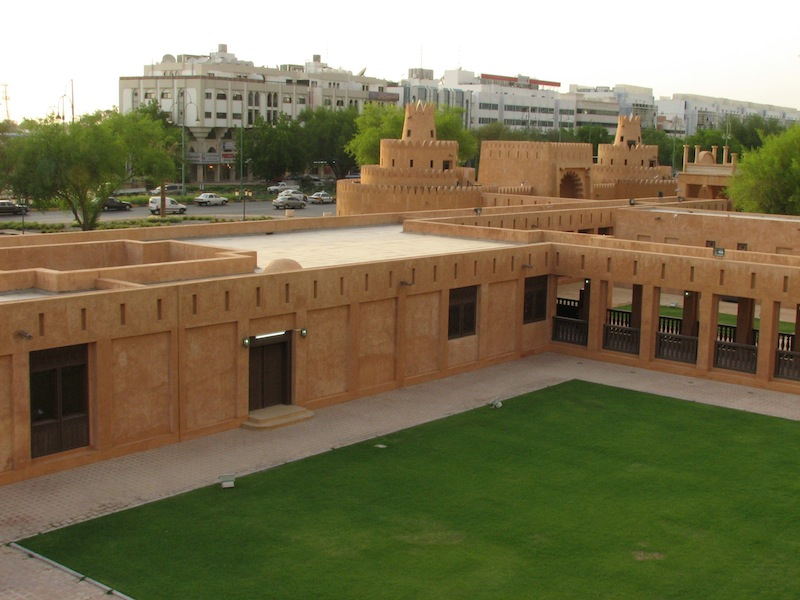
#> input picture static_files/assignments/hw2/resources/al_ain/Image1.jpg, 800 x 600 px, found by its file name
$ jupyter execute --allow-errors hw2.ipynb   (shell and % lines are left out)
#> lines starting #> are read from the running program, lines starting #| are printed output that depends on the picture
### static_files/assignments/hw2/utils.py
import numpy as np

# Functions to convert points to homogeneous coordinates and back
pad = lambda x: np.hstack([x, np.ones((x.shape[0], 1))])
unpad = lambda x: x[:,:-1]

def plot_matches(ax, image1, image2, keypoints1, keypoints2, matches,
                 keypoints_color='k', matches_color=None, only_matches=False):
    """Plot matched features.
    Parameters
    ----------
    ax : matplotlib.axes.Axes
        Matches and image are drawn in this ax.
    image1 : (N, M [, 3]) array
        First grayscale or color image.
    image2 : (N, M [, 3]) array
        Second grayscale or color image.
    keypoints1 : (K1, 2) array
        First keypoint coordinates as ``(row, col)``.
    keypoints2 : (K2, 2) array
        Second keypoint coordinates as ``(row, col)``.
    matches : (Q, 2) array
        Indices of corresponding matches in first and second set of
        descriptors, where ``matches[:, 0]`` denote the indices in the first
        and ``matches[:, 1]`` the indices in the second set of descriptors.
    keypoints_color : matplotlib color, optional
        Color for keypoint locations.
    matches_color : matplotlib color, optional
        Color for lines which connect keypoint matches. By default the
        color is chosen randomly.
    only_matches : bool, optional
        Whether to only plot matches and not plot the keypoint locations.
    """

    image1.astype(np.float32)
    image2.astype(np.float32)

    new_shape1 = list(image1.shape)
    new_shape2 = list(image2.shape)

    if image1.shape[0] < image2.shape[0]:
        new_shape1[0] = image2.shape[0]
    elif image1.shape[0] > image2.shape[0]:
        new_shape2[0] = image1.shape[0]

    if image1.shape[1] < image2.shape[1]:
        new_shape1[1] = image2.shape[1]
    elif image1.shape[1] > image2.shape[1]:
        new_shape2[1] = image1.shape[1]

    if new_shape1 != image1.shape:
        new_image1 = np.zeros(new_shape1, dtype=image1.dtype)
        new_image1[:image1.shape[0], :image1.shape[1]] = image1
        image1 = new_image1

    if new_shape2 != image2.shape:
        new_image2 = np.zeros(new_shape2, dtype=image2.dtype)
        new_image2[:image2.shape[0], :image2.shape[1]] = image2
        image2 = new_image2

    image = np.concatenate([image1, image2], axis=1)

    offset = image1.shape

    if not only_matches:
        ax.scatter(keypoints1[:, 1], keypoints1[:, 0],
                   facecolors='none', edgecolors=keypoints_color)
        ax.scatter(keypoints2[:, 1] + offset[1], keypoints2[:, 0],
                   facecolors='none', edgecolors=keypoints_color)

    ax.imshow(image, interpolation='nearest', cmap='gray')
    ax.axis((0, 2 * offset[1], offset[0], 0))

    for i in range(matches.shape[0]):
        idx1 = matches[i, 0]
        idx2 = matches[i, 1]

        if matches_color is None:
            color = np.random.rand(3)
        else:
            color = matches_color

        ax.plot((keypoints1[idx1, 1], keypoints2[idx2, 1] + offset[1]),
                (keypoints1[idx1, 0], keypoints2[idx2, 0]),'-', color=color)


# [79 lines left out: function plot_matches_cv2, not called in this run]

### static_files/assignments/hw2/panorama.py
import math
import numpy as np
import random

from utils import pad, unpad

'''
 !!!!!!!!!!!!!!!!!!!!!!!!!!!!!!!!!!!!!!!!!!!!!!!!!!!!!!!!!
 !!! NE MODIFIEZ PAS LE CODE EN DEHORS DES BLOCS TODO. !!!
 !!!  L'EVALUATEUR AUTOMATIQUE SERA TRES MECHANT AVEC  !!!
 !!!            VOUS SI VOUS LE FAITES !               !!!
 !!!!!!!!!!!!!!!!!!!!!!!!!!!!!!!!!!!!!!!!!!!!!!!!!!!!!!!!!
'''

def fit_transform_matrix(p0, p1):
    """ Calcul la matrice de transformation H tel que p0 * H.T = p1

    Indication importante :
        Vous pouvez utiliser la fonction "np.linalg.lstsq" ou
        la fonction "np.linalg.svd" pour résoudre le problème.

    Entrées :
        p0 : un tableau numpy de dimension (M, 2) contenant
             les coordonnées des points à transformer
        p1 : un tableau numpy de dimension (M, 2) contenant
             les coordonnées des points destination

             Chaque coordonnée [x,y] dans p0 ou p1 indique
             la position d'un point-clé [col, ligne] dans
             l'image associée. C-à-d.  p0[i,:] = [x_i, y_i]
             et  p1[j,:] = [x'_j, y'_j]

    Sortie :
        H  : Tableau numpy de dimension (3,3) représentant la
             matrice de transformation d'homographie.
    """

    assert (p1.shape[0] == p0.shape[0]),\
        'Nombre différent de points en p1 et p2'

    H = None

    #TODO 1 : Calculez la matrice de transformation H.
    # TODO-BLOC-DEBUT
    raise NotImplementedError("TODO 1 : dans panorama.py non implémenté")
    # TODO-BLOC-FIN

    return H

def ransac(keypoints1, keypoints2, matches, n_iters=500, threshold=1):
    """
    Utilisez RANSAC pour trouver une transformation projective robuste

        1. Sélectionnez un ensemble aléatoire de correspondances
        2. Calculez la matrice de transformation H
        3. Calculez les bonnes correspondances (inliers)
        4. Gardez le plus grand ensemble de bonnes correspondances
        5. En final, recalculez la matrice de transformation H sur
           tout l'ensemble des bonnes correspondances

    Entrées :
        keypoints1 -- matrice M1 x 2, chaque rangée contient les coordonnées
                      d'un point-clé (x_i,y_i) dans image1
        keypoints2 -- matrice M2 x 2, chaque rangée contient les coordonnées
                      d'un point-clé (x'_i,y'_i) dans image2
        matches  -- matrice N x 2, chaque rangée représente une correspondance
                    [indice_dans_keypoints1, indice_dans_keypoints2]
        n_iters -- le nombre d'itérations à effectuer pour RANSAC
        threshold -- le seuil pour sélectionner des bonnes correspondances

    Sorties :
        H -- une estimation robuste de la matrice de transformation H
        matches[max_inliers] -- matrice (max_inliers x 2) des bonnes correspondances
    """
    # indices des bonnes correspondances dans le tableau 'matches'
    max_inliers = []

    # matrice de transformation Homographique
    H = None

    # Initialisation du générateur de nombres aléatoires
    # fixé le seed pour pouvoir comparer le résultat retourné par
    # cette fonction par rapport à la solution référence
    random.seed(131)

    #TODO 2 : Implémentez ici la méthode RANSAC pour trouver une transformation robuste
    # entre deux images image1 et image2.
    # TODO-BLOC-DEBUT
    raise NotImplementedError("TODO 2 : dans panorama.py non implémenté")
    # TODO-BLOC-FIN

    return H, matches[max_inliers]


# [222 lines left out: functions get_output_space, warp_image, naive_fusion, fusion, stitch_multiple_images, not called in this run]

### static_files/assignments/hw2.ipynb
# Devoir 3 &mdash; Images Panoramiques
**Échéance : 18 mars 2026**
<br><br>

## Récupération des fichiers dans Colab

[cell 1]
#
# Exécutez cette cellule pour préparer votre environnement Colab.
#

## Initialisation du bloc-notes

[cell 2]
from __future__ import print_function

# Setup
import numpy as np
import matplotlib.pyplot as plt

plt.rcParams['figure.figsize'] = (15, 12) # set default size of plots
plt.rcParams['image.interpolation'] = 'nearest'
plt.rcParams['image.cmap'] = 'gray'

# configurer Numpy pour afficher trois decimals après la virgule
#np.set_printoptions(formatter={'float': lambda x: "{0:0.3f}".format(x)})
np.set_printoptions(precision=3)

# pour le rechargement automatique des modules externes

## données références pour validation des TODOs
#> (the rest of this cell did not finish here and is left out)

## 1. Description

L'assemblage d'images en panorama est un très grand succès de la Vision Par Ordinateur. Matthew Brown et David G. Lowe ont publié un célèbre [article](https://drive.google.com/file/d/1qB54hR4TS_7But2KKkvuk6jTV1uWg8Tf/view?usp=sharing) sur cette technique en 2007. Depuis lors, cette technologie a été largement adoptée dans de nombreuses applications telles que "**Google Street View**" et les prises d'images panoramiques sur les smartphones.

Dans ce devoir, vous allez implémenter une solution pour combiner une série d'images se chevauchant en une seule image panoramique. La détection des points-clés dans les images et un appariement initial est déjà fourni dans le code de démarrage (usage de fonctions ORB de OpenCV).

Dans un premier temps, vous implémenterez le code qui calcule la matrice de transformation homographique entre deux images à partir de paires de correnspondance de points-clés. Ensuite, vous coderez une fonction pour séparer les bonnes correspondances (inliers) des mauvaises (outliers) selon le principe de l'algorithme [RANdom SAmple Consensus - RANSAC](https://en.wikipedia.org/wiki/Random_sample_consensus). Cela permetra l'alignement automatiquement des images de façpn robuste (positions relatives les unes par rapport aux autres ainsi que le calcul des zones de chevauchements de celles-ci). En troisième étape, afin d'appliquer les opérations de projections des images en un panorama, vous coderez l'algorithme de projection bilineaire inverse discuté en [cours](). Enfin, les images résultantes devraient être fusionnées en un seul panorama homogène (suppression des effets de bord dans l'image finale).

Pour résumer, les étapes requises pour créer un panorama sont enumérées ci-dessous. Celles que vous devez implémenter dans ce devoir sont indiquées en gras :

1. Extraire les primitives dans les images
2. Mise en correspondance des primitives
3. **Calcul de la matrice de transformation**
4. **Alignement des images à l'aide de RANSAC**
5. **Projection et interpolation des images**
4. **Fusion des images en une image panoramique**

## 2. Règles de codage

**<span style='color:Red'>
NE MODIFIEZ PAS LE CODE SQUELETTE EN DEHORS DES BLOCS TODO.<br>L'EVALUATEUR AUTOMATIQUE SERA TRES MECHANT AVEC VOUS SI VOUS LE FAITES !
</span>**

### 2.1. Résumé des fonctions potentiellement utiles (vous n'êtes pas obligé de les utiliser)
- numpy.divide,
- numpy.eye,
- numpy.ndarray,
- numpy.dot,
- numpy.linalg.svd,
- numpy.linalg.lstsq,
- numpy.linalg.inv,
- numpy.meshgrid

### 2.2. Résumé des fonctions <span style='color:Red'>interdites</span>
- cv2.findHomography,
- cv2.perspectiveTransform,
- cv2.warpPerspective,
- cv2.remap,
- cv2.getAffineTransform,
- cv2.getPerspectiveTransform,
- cv2.invertAffineTransform,
- cv2.warpAffine,
- skimage.transform.ProjectiveTransform,
- skimage.measure.ransac,
- skimage.transform.SimilarityTransform,
- skimage.transform.AffineTransform,
- skimage.transform.FundamentalMatrixTransform,
- skimage.transform.warp,
- skimage.transform.warp_coords

Vous pouvez utiliser ces fonctions pour le débogage de votre code, mais la version finale ne doit en aucun cas les inclure faute d'avoir un zéro pour le devoir.

## 3. Préparation des données (détection des points-clés et appariemment initial)

Dans la cellule suivante, nous exécutons un algorithme de détéction de coins sur deux images, et récupérons les descripteurs associés à ces clés. Ensuite, nous effectuons une mise en correspondance entre les deux images et affichons l'ensemble des résultats.

[cell 3]
import cv2
from utils import plot_matches

# Commençant par charger deux images
img1 = cv2.imread('resources/al_ain/Image1.jpg')
#> img1 is the input picture: shape (600, 800, 3); mean B, G, R 84.9, 115.8, 123.6
img2 = cv2.imread('resources/al_ain/Image2.jpg')
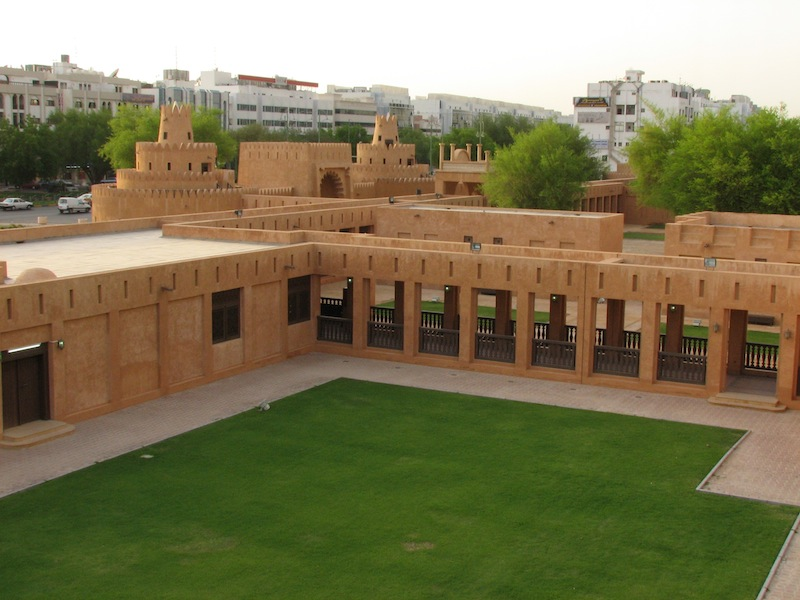
#> input picture static_files/assignments/hw2/resources/al_ain/Image2.jpg, 800 x 600 px, found by its file name
#> img2 is the input picture: shape (600, 800, 3); mean B, G, R 85.3, 119.4, 126.2

img1 = cv2.cvtColor(img1, cv2.COLOR_BGR2RGB)
img2 = cv2.cvtColor(img2, cv2.COLOR_BGR2RGB)

imgs = [img1, img2]

# construisons l'objet orb pour la detection, description
orb = cv2.ORB_create()

# détection des points-clés et construction des
# descripteurs associés
keypoints_list   = []  # keypoints[i] corresponds to imgs[i]
descriptors_list = []  # descriptors[i] corresponds to keypoints[i]
for img in imgs:
    # trouver les points-clés et leurs descripteurs
    keypoints, descriptors = orb.detectAndCompute(img, None)

    keypoints_list.append(keypoints)
    descriptors_list.append(descriptors)
#> this loop made 2 passes
#> after the loop, descriptors_list = 2 items; keypoints_list = 2 items

# construction de l'objet BFMatcher pour la mise en correspondance
bf = cv2.BFMatcher(cv2.NORM_HAMMING, crossCheck=True)

# matches_list[i] décrit la paire de correspondance entre les descripteurs descriptors[i] et descriptors[i+1]
matches_list = []
for pair in zip(descriptors_list[:-1], descriptors_list[1:]):
    matches = bf.match(pair[0], pair[1])
    matches_list.append(matches)
#> this loop made 1 pass
#> matches on pass 1: 206 matches
#> after the loop, matches_list = 1 matches

# Affichage des points-clés détectés pour les deux premières images
cvKeypoints1 = keypoints_list[0]
#> cvKeypoints1 = 500 keypoints; strongest (x, y, size): (257, 337, 31), (283, 332, 31), (559, 84, 31), (587, 281, 31)
cvKeypoints2 = keypoints_list[1]
#> cvKeypoints2 = 500 keypoints; strongest (x, y, size): (349, 280, 31), (573, 329, 31), (315, 86, 31), (317, 85, 31)

fig, (ax1,ax2) = plt.subplots(1, 2, figsize=(15, 12))

tmp = cv2.drawKeypoints(img1, cvKeypoints1, None, color=(0,0,255), flags=0)
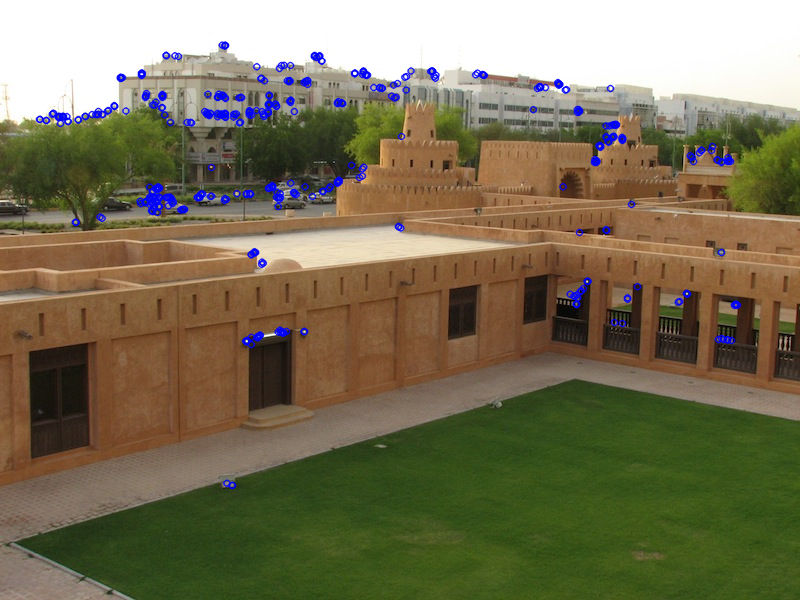
#> tmp: shape (600, 800, 3); mean R, G, B 121.7, 114, 87
ax1.imshow(tmp)
ax1.axis('off')
ax1.set_title('Points-clés détectés dans Image 1', y=-0.10)

tmp = cv2.drawKeypoints(img2, cvKeypoints2, None, color=(0,0,255), flags=0)
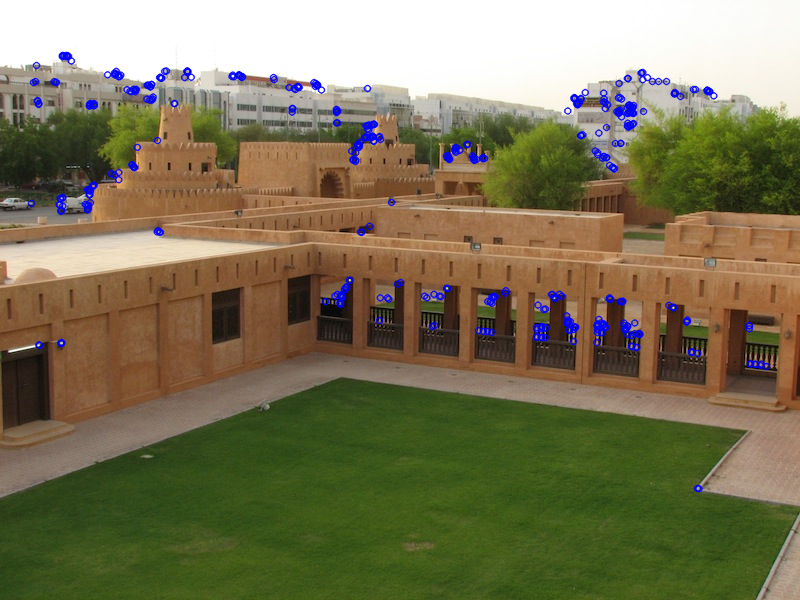
#> tmp: shape (600, 800, 3); mean R, G, B 124.3, 117.7, 87.5
ax2.imshow(tmp)
ax2.axis('off')
ax2.set_title('Points-clés détectés dans Image 2', y=-0.10)
plt.show()
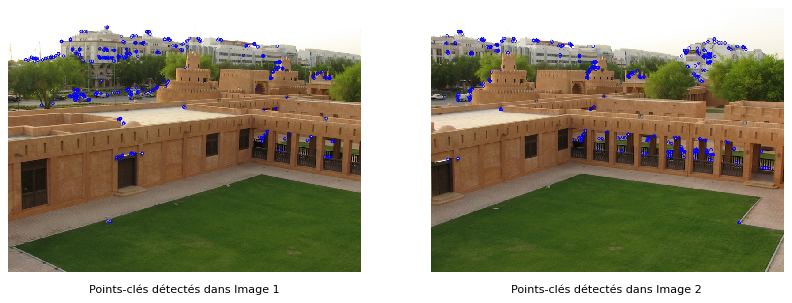
#> figure drawn by matplotlib, 2 panels

# traçons les correspondances...
fig, ax = plt.subplots(1, 1, figsize=(15, 12))
ax.axis('off')

matches = np.array([ (m.queryIdx, m.trainIdx) for m in matches_list[0] ])
#> matches = 206 pairs, first value 0 to 499, second value 3 to 499

#> (the rest of this cell did not finish here and is left out)

#> in plot_matches, `image = np.concatenate([image1, image2], axis=1)`:
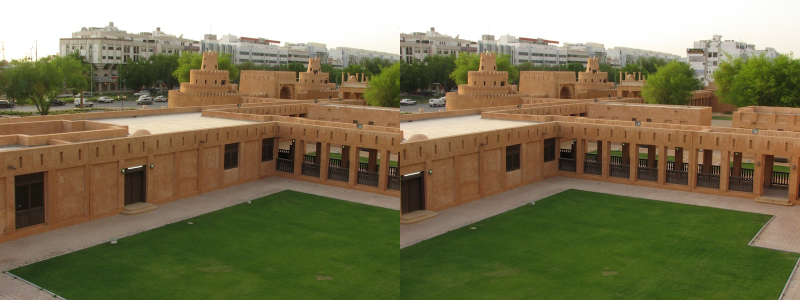
#> image: shape (600, 1600, 3) (shown at 1/2 size); mean R, G, B 124.9, 117.6, 85.1
plt.title('Paires de correspondance détectées (avec \'outliers\')', y=-0.10)
plt.show()

## 4. Les tâches

### 4.1. Estimation de la matrice de transformation [TODO 1] (10 points)

Nous avons maintenant une liste de points clés correspondants sur les deux images. Nous allons l'utiliser pour trouver une matrice de transformation qui mappe les points de la première image aux coordonnées correspondantes dans la deuxième image. En d'autres termes, si le point $p_1 = \left(x_1,y_1\right)$ dans l'image 1 correspond à $p_2=\left(x_2,y_2\right)$ dans l'image 2, nous devons trouver une matrice de transformation $\mathbf{H}$ telle que :

$$
\tilde{p_1}\mathbf{H}^T = \tilde{p_2},
$$

où $\tilde{p_1}$ et $\tilde{p_2}$ sont les coordonnées homogènes associées à $p_1$ et $p_2$.

Notez qu'il peut être impossible de trouver la transformation $\mathbf{H}$ qui mappe chaque point de l'image 1 **exactement** au point correspondant de l'image 2. Cependant, nous pouvons estimer la matrice de transformation avec les moindres carrés ou la décomposition en valeurs singulières. Étant donné $N$ paires de points-clés correspondants, soit $\mathbf{X_1}$ et $\mathbf{X_2}$ des matrices $ N \times 3 $ dont les lignes sont des coordonnées homogènes des points clés correspondants dans l'image 1 et l'image 2 respectivement. Nous pouvons estimer $\mathbf{H}$ en résolvant le problème des moindres carrés,

$$
\mathbf{X_1}\,\mathbf{H}^T = \mathbf{X_2}
$$

Dans la fonction **`fit_transform_matrix()`** du fichier` panorama.py`, implémentez le code pour estimer la matrice de transformation $\mathbf{H}$ à partir des coordonnées des points-clés appariés $p_1$ et $p_2$.

- **Indication** : Consultez les slides n° 12 et 40 du cours "[alignement des images](https://benhadid.github.io/m1vpo/lectures/)".

[cell 4]
from panorama import fit_transform_matrix

#
# testq de validité pour fit_transform_matrix()
#

# première image -- coordonnées organisées en ( y , x )
p0 = np.array([[0.0, 0.0],       # coin supérieur gauche
               [0.0, 1.0],       # coin supérieur droit
               [1.0, 0.0],       # coin inférieur gauche
               [1.0, 1.0]])      # coin inférieur droit

# deuxième image (première image pivotée de 45°)
v  = np.sqrt(2)/2.
p1 = np.array([[ 0.0, 0.0],
               [   v,   v],
               [   v,  -v],
               [ v+v, 0.0]])

#troisième image (première image agrandie deux fois horizontalement)
p2 = np.array([[ 0.0, 0.0],
               [ 0.0, 2.0],
               [ 1.0, 0.0],
               [ 1.0, 2.0]])

#quatrième image (première image projetée par Homographie)
p3 = np.array([[ 4.3,   7.3],
               [ 8.2,   7.2],
               [ 4.6,  10.7],
               [ 9.2,   9.2]])

# premier test
#> (the rest of this cell did not finish here and is left out)

### 4.2. Alignement des images à l'aide de RANSAC [TODO 2] (20 points)
Au lieu d'utiliser directement toutes nos correspondances de points-clés comme entrée pour la fonction `fit _transform_ matrix()`, il est préférable de sélectionner uniquement les points-clés valides (c.-à-d. les 'inliers') pour calculer la matrice de transformation $\mathbf{H}$. Nous utiliserons l'algorithme RANSAC ([RANdom SAmple Consensus](https://en.wikipedia.org/wiki/Random_sample_consensus)) pour cette tâche. Cet algorithme est modelé selon une approche probabiliste qui permet de classer les correnspondances entre points-clés en deux catégories : Les bonnes correspondances (inliers), et les mauvaises correspondances (outliers). Les étapes dans RANSAC sont énumérés comme suit :
1. Sélectionner, d'une manière aléatoire, un sous-ensemble de points-clés (c.-à-d. quatre paires) dans l'ensemble des correspondances $C$.
2. Calculer une matrice de transformation $\hat{\mathbf{H}}$ à partir du sous-ensemble sélectionné.
3. Appliquer la matrice $\hat{\mathbf{H}}$ à l'ensemble complémentaire $\bar{C}$ et determiner les bonnes correspondances (inliers) selon un seuil prédéfini.
4. Répéter les étapes 1&ndash;3 plusieurs fois et conserver la matrice  $\hat{\mathbf{H}}$ qui produit le plus grand nombre de bonnes correspondances avec une confidence $\geq 99.9\%$.
5. Recalculer une meilleure estimation de la matrice $\hat{\mathbf{H}}$ en utilisant que les paires de points-clés classées comme &laquo; bonnes correspondances &raquo; (c.-à-d. les 'inliers').

Implémentez la fonction **`ransac()`** dans` panorama.py`. Puis, exécutez le code suivant pour validation.

[cell 5]
from panorama import ransac

# récupérer les coordonnées des points clés depuis les structures opencv
keypoints1 = np.squeeze( np.array( [  kp.pt  for kp in cvKeypoints1 ] ) )
#> keypoints1 = 500 pairs, first value 39 to 736.8, second value 44.64 to 485
keypoints2 = np.squeeze( np.array( [  kp.pt  for kp in cvKeypoints2 ] ) )
#> keypoints2 = 500 pairs, first value 31 to 766, second value 55 to 488.2

# lancer RANSAC
#> (the rest of this cell did not finish here and is left out)


# Visualisation des correspondances robustes retournées par RANSAC
_, ax = plt.subplots(1, 1, figsize=(15, 12))
plot_matches(ax, img1, img2, cvKeypoints1, cvKeypoints2, robust_matches)
plt.axis('off')
plt.title('RANSAC (résultat)', y=-0.10)
plt.show()

plt.subplots(1, 1, figsize=(15, 12))
plt.imshow(cv2.cvtColor(cv2.imread('ransac.png'), cv2.COLOR_BGR2GRAY))
plt.axis('off')
plt.title('RANSAC (référence)', y=-0.10)
plt.show()
